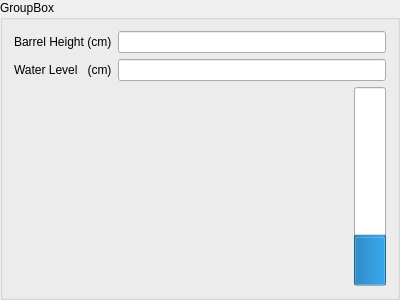
<?xml version="1.0" encoding="UTF-8"?>
<ui version="4.0">
 <class>WaterTowerWidget</class>
 <widget class="QGroupBox" name="WaterTowerWidget">
  <property name="geometry">
   <rect>
    <x>0</x>
    <y>0</y>
    <width>400</width>
    <height>300</height>
   </rect>
  </property>
  <property name="windowTitle">
   <string>GroupBox</string>
  </property>
  <property name="title">
   <string>GroupBox</string>
  </property>
  <layout class="QVBoxLayout" name="verticalLayout">
   <item>
    <layout class="QFormLayout" name="formLayout">
     <item row="0" column="0">
      <widget class="QLabel" name="label_2">
       <property name="text">
        <string>Barrel Height (cm)</string>
       </property>
      </widget>
     </item>
     <item row="0" column="1">
      <widget class="QLineEdit" name="heightLineEdit">
       <property name="readOnly">
        <bool>true</bool>
       </property>
      </widget>
     </item>
     <item row="1" column="0">
      <widget class="QLabel" name="label">
       <property name="text">
        <string>Water Level   (cm)</string>
       </property>
      </widget>
     </item>
     <item row="1" column="1">
      <widget class="QLineEdit" name="levelLineEdit">
       <property name="readOnly">
        <bool>true</bool>
       </property>
      </widget>
     </item>
    </layout>
   </item>
   <item>
    <layout class="QHBoxLayout" name="horizontalLayout">
     <item>
      <widget class="AvatarWidget" name="avatarWidget" native="true"/>
     </item>
     <item>
      <widget class="QProgressBar" name="progressBar">
       <property name="minimumSize">
        <size>
         <width>32</width>
         <height>0</height>
        </size>
       </property>
       <property name="maximumSize">
        <size>
         <width>32</width>
         <height>16777215</height>
        </size>
       </property>
       <property name="value">
        <number>24</number>
       </property>
       <property name="orientation">
        <enum>Qt::Vertical</enum>
       </property>
      </widget>
     </item>
    </layout>
   </item>
  </layout>
 </widget>
 <customwidgets>
  <customwidget>
   <class>AvatarWidget</class>
   <extends>QWidget</extends>
   <header>avatarwidget.h</header>
   <container>1</container>
  </customwidget>
 </customwidgets>
 <resources/>
 <connections/>
</ui>
